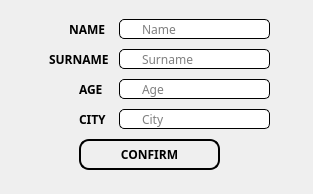
<?xml version="1.0" encoding="UTF-8"?>
<ui version="4.0">
 <class>MainWindow</class>
 <widget class="QMainWindow" name="MainWindow">
  <property name="geometry">
   <rect>
    <x>0</x>
    <y>0</y>
    <width>313</width>
    <height>194</height>
   </rect>
  </property>
  <property name="minimumSize">
   <size>
    <width>313</width>
    <height>194</height>
   </size>
  </property>
  <property name="maximumSize">
   <size>
    <width>313</width>
    <height>194</height>
   </size>
  </property>
  <property name="windowTitle">
   <string>MainWindow</string>
  </property>
  <widget class="QWidget" name="centralwidget">
   <widget class="QWidget" name="widget" native="true">
    <property name="geometry">
     <rect>
      <x>-1</x>
      <y>-1</y>
      <width>321</width>
      <height>201</height>
     </rect>
    </property>
    <widget class="QLabel" name="name_label_3">
     <property name="geometry">
      <rect>
       <x>70</x>
       <y>20</y>
       <width>41</width>
       <height>21</height>
      </rect>
     </property>
     <property name="font">
      <font>
       <family>Lucida Fax</family>
       <pointsize>9</pointsize>
       <weight>75</weight>
       <italic>false</italic>
       <bold>true</bold>
      </font>
     </property>
     <property name="text">
      <string>NAME</string>
     </property>
    </widget>
    <widget class="QLineEdit" name="name_input">
     <property name="geometry">
      <rect>
       <x>120</x>
       <y>20</y>
       <width>151</width>
       <height>20</height>
      </rect>
     </property>
     <property name="font">
      <font>
       <family>Lucida Fax</family>
      </font>
     </property>
     <property name="styleSheet">
      <string notr="true">QLineEdit{
	background-color: white;
	border-style: outset;
	border-width: 1px;
	border-radius: 5px;
	padding-left: 20px;
	padding-right: 20px;
}

QLineEdit:hover{
	border-width: 2px;
	border-color:rgb(51, 143, 255);
}

QLineEdit:focus{
	border-width: 2px;
	border-color:rgb(51, 143, 255);
}</string>
     </property>
     <property name="placeholderText">
      <string>Name</string>
     </property>
    </widget>
    <widget class="QLabel" name="age_labe">
     <property name="geometry">
      <rect>
       <x>80</x>
       <y>80</y>
       <width>31</width>
       <height>21</height>
      </rect>
     </property>
     <property name="font">
      <font>
       <family>Lucida Fax</family>
       <pointsize>9</pointsize>
       <weight>75</weight>
       <italic>false</italic>
       <bold>true</bold>
      </font>
     </property>
     <property name="text">
      <string>AGE</string>
     </property>
    </widget>
    <widget class="QLineEdit" name="age_input">
     <property name="geometry">
      <rect>
       <x>120</x>
       <y>80</y>
       <width>151</width>
       <height>20</height>
      </rect>
     </property>
     <property name="font">
      <font>
       <family>Lucida Fax</family>
      </font>
     </property>
     <property name="styleSheet">
      <string notr="true">QLineEdit{
	background-color: white;
	border-style: outset;
	border-width: 1px;
	border-radius: 5px;
	padding-left: 20px;
	padding-right: 20px;
}

QLineEdit:hover{
	border-width: 2px;
	border-color:rgb(51, 143, 255);
}

QLineEdit:focus{
	border-width: 2px;
	border-color:rgb(51, 143, 255);
}</string>
     </property>
     <property name="placeholderText">
      <string>Age</string>
     </property>
    </widget>
    <widget class="QLineEdit" name="city_input">
     <property name="geometry">
      <rect>
       <x>120</x>
       <y>110</y>
       <width>151</width>
       <height>20</height>
      </rect>
     </property>
     <property name="font">
      <font>
       <family>Lucida Fax</family>
      </font>
     </property>
     <property name="styleSheet">
      <string notr="true">QLineEdit{
	background-color: white;
	border-style: outset;
	border-width: 1px;
	border-radius: 5px;
	padding-left: 20px;
	padding-right: 20px;
}

QLineEdit:hover{
	border-width: 2px;
	border-color:rgb(51, 143, 255);
}

QLineEdit:focus{
	border-width: 2px;
	border-color:rgb(51, 143, 255);
}</string>
     </property>
     <property name="placeholderText">
      <string>City</string>
     </property>
    </widget>
    <widget class="QLabel" name="city_label">
     <property name="geometry">
      <rect>
       <x>80</x>
       <y>110</y>
       <width>31</width>
       <height>21</height>
      </rect>
     </property>
     <property name="font">
      <font>
       <family>Lucida Fax</family>
       <pointsize>9</pointsize>
       <weight>75</weight>
       <italic>false</italic>
       <bold>true</bold>
      </font>
     </property>
     <property name="text">
      <string>CITY</string>
     </property>
    </widget>
    <widget class="QLineEdit" name="surname_input">
     <property name="geometry">
      <rect>
       <x>120</x>
       <y>50</y>
       <width>151</width>
       <height>20</height>
      </rect>
     </property>
     <property name="font">
      <font>
       <family>Lucida Fax</family>
      </font>
     </property>
     <property name="styleSheet">
      <string notr="true">QLineEdit{
	background-color: white;
	border-style: outset;
	border-width: 1px;
	border-radius: 5px;
	padding-left: 20px;
	padding-right: 20px;
}

QLineEdit:hover{
	border-width: 2px;
	border-color:rgb(51, 143, 255);
}

QLineEdit:focus{
	border-width: 2px;
	border-color:rgb(51, 143, 255);
}</string>
     </property>
     <property name="placeholderText">
      <string>Surname</string>
     </property>
    </widget>
    <widget class="QPushButton" name="enter_button">
     <property name="geometry">
      <rect>
       <x>80</x>
       <y>140</y>
       <width>141</width>
       <height>31</height>
      </rect>
     </property>
     <property name="font">
      <font>
       <family>Lucida Fax</family>
       <weight>75</weight>
       <bold>true</bold>
      </font>
     </property>
     <property name="cursor">
      <cursorShape>OpenHandCursor</cursorShape>
     </property>
     <property name="styleSheet">
      <string notr="true">QPushButton{
	border-style:outset;
	border-width:2px;
	border-radius:10px;
	border-color:black;
}

QPushButton:hover{
	border-style:outset;
	border-width:2px;
	border-radius:10px;
	border-color:black;
	border-color:rgb(51, 143, 255);
	color: rgb(51, 143, 255);
}</string>
     </property>
     <property name="text">
      <string>CONFIRM</string>
     </property>
    </widget>
    <widget class="QLabel" name="surname_label">
     <property name="geometry">
      <rect>
       <x>50</x>
       <y>50</y>
       <width>61</width>
       <height>21</height>
      </rect>
     </property>
     <property name="font">
      <font>
       <family>Lucida Fax</family>
       <pointsize>9</pointsize>
       <weight>75</weight>
       <italic>false</italic>
       <bold>true</bold>
      </font>
     </property>
     <property name="text">
      <string>SURNAME</string>
     </property>
    </widget>
    <widget class="QLabel" name="background_label">
     <property name="geometry">
      <rect>
       <x>-140</x>
       <y>-120</y>
       <width>501</width>
       <height>361</height>
      </rect>
     </property>
     <property name="minimumSize">
      <size>
       <width>501</width>
       <height>361</height>
      </size>
     </property>
     <property name="maximumSize">
      <size>
       <width>501</width>
       <height>361</height>
      </size>
     </property>
     <property name="text">
      <string/>
     </property>
     <property name="pixmap">
      <pixmap>Source_imgs/bckgrnd_01.jpg</pixmap>
     </property>
    </widget>
    <zorder>background_label</zorder>
    <zorder>name_label_3</zorder>
    <zorder>name_input</zorder>
    <zorder>age_labe</zorder>
    <zorder>age_input</zorder>
    <zorder>city_input</zorder>
    <zorder>city_label</zorder>
    <zorder>surname_input</zorder>
    <zorder>enter_button</zorder>
    <zorder>surname_label</zorder>
   </widget>
  </widget>
 </widget>
 <resources/>
 <connections/>
</ui>
